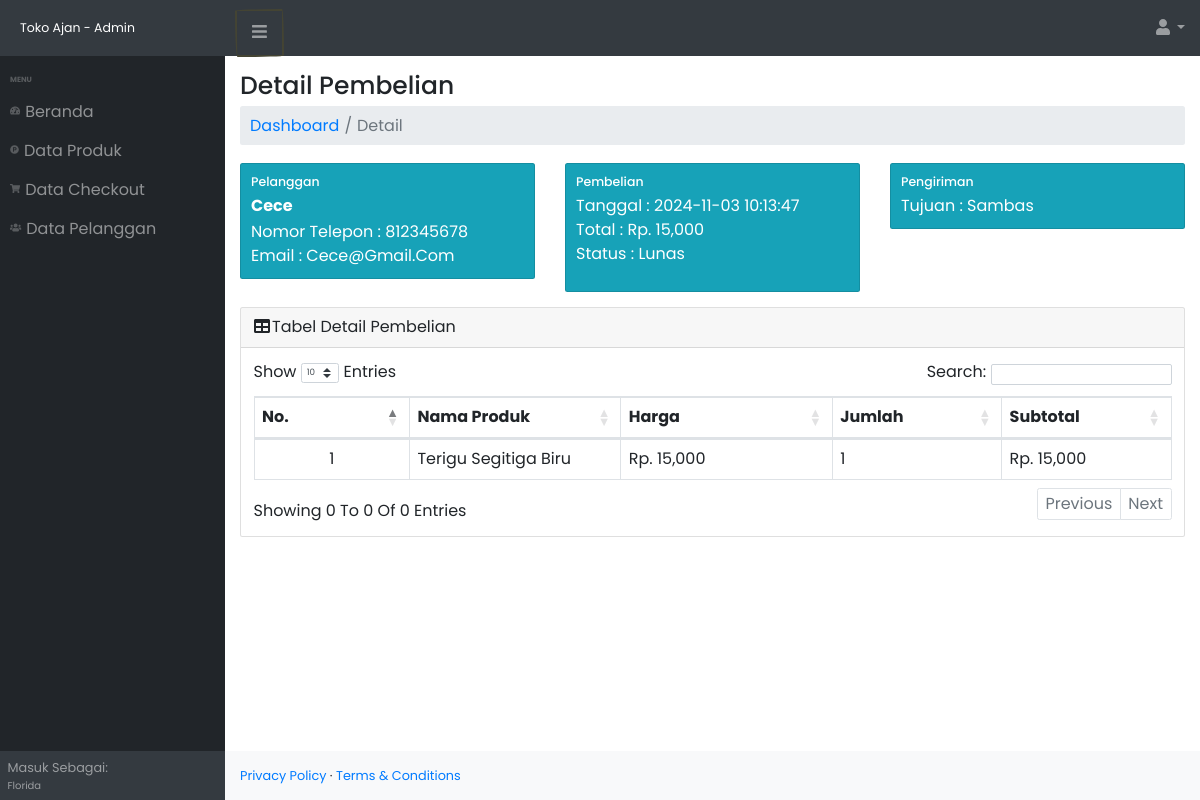
Page /admin/dist/index.php?halaman=detail&id=20 (signed in) on the committed database.
### tables this page shows
CREATE TABLE `pembelian_barang` (
  `id_pembelian` int(11) NOT NULL,
  `id_pelanggan` int(20) NOT NULL,
  `nama` text NOT NULL,
  `tanggal_pembelian` datetime NOT NULL,
  `alamat` text NOT NULL,
  `no_telp` varchar(20) NOT NULL,
  `total_harga` int(15) NOT NULL,
  `status_pembelian` varchar(100) NOT NULL DEFAULT 'Pending'
);

CREATE TABLE `pelanggan` (
  `id_pelanggan` int(11) NOT NULL,
  `Nama` varchar(30) NOT NULL,
  `username` char(10) NOT NULL,
  `password` varchar(20) NOT NULL,
  `no_hp` int(20) NOT NULL,
  `email` varchar(100) NOT NULL,
  `alamat` text NOT NULL
);

CREATE TABLE `checkout` (
  `id_pembelian_produk` int(11) NOT NULL,
  `id_pembelian` int(11) NOT NULL,
  `id_produk` int(11) NOT NULL,
  `nama` varchar(200) NOT NULL,
  `harga_produk` int(11) NOT NULL,
  `jumlah` int(11) NOT NULL,
  `sub_harga` int(11) NOT NULL,
  `deskripsi` text NOT NULL,
  `foto_produk` varchar(100) NOT NULL
);

CREATE TABLE `produk` (
  `id_produk` int(11) NOT NULL,
  `nama_produk` varchar(200) NOT NULL,
  `harga_produk` int(11) NOT NULL,
  `deskripsi` text NOT NULL,
  `foto_produk` varchar(100) NOT NULL
);

### admin/dist/functions.php (called while the page is built, shortened)
<?php
$conn = mysqli_connect("localhost", "root", "", "ajan");
function query($query)
{
    global $conn;
    $result = mysqli_query($conn, $query);
    $rows = [];
    while ($row = mysqli_fetch_assoc($result)) {
        $rows[] = $row;
    }
    return $rows;
}

### admin/dist/detail.php (the view, shortened to what this page needs)
<?php
$id = $_GET['id'];
$detail = query("SELECT * FROM pembelian_barang JOIN pelanggan ON pembelian_barang.id_pelanggan=pelanggan.id_pelanggan
        WHERE pembelian_barang.id_pembelian = '$id'");
$detailPembelianProduk = query("SELECT * FROM checkout JOIN produk ON checkout.id_produk=produk.id_produk
                        WHERE checkout.id_pembelian ='$id'");
?>
<html lang="en">
<head>
</head>
<link rel="stylesheet" href="style.css" type="text/css">
<body>
    <div class="container-fluid">
        <h1 class="mt-4">Detail Pembelian</h1>
        <ol class="breadcrumb mb-1">
            <li class="breadcrumb-item"><a href="index.php">Dashboard</a></li>
            <li class="breadcrumb-item active">Detail</li>
        </ol>
        <br>
        <div class="row">
            <div class="col-md-4">
                <div class="card bg-info text-white">
                    <div class="p-md-3">
                        <h5>Pelanggan</h5>
                        <div class="mb-1">
                            <strong><?= $detail[0]['Nama']; ?></strong>
                        </div>
                        Nomor Telepon : <?= $detail[0]["no_telp"]; ?> <br>
                        Email : <?= $detail[0]["email"]; ?>
                    </div>
                </div>
            </div>
            <div class="col-md-4">
                <div class="card bg-info text-white">
                    <div class="p-md-3">
                        <h5>Pembelian</h5>
                        <div class="mt-1 mb-4">
                            Tanggal : <?= $detail[0]["tanggal_pembelian"]; ?> <br>
                            Total : Rp. <?= number_format($detail[0]["total_harga"]); ?> <br>
                            Status : <?= $detail[0]['status_pembelian']; ?>
                        </div>
                    </div>
                </div>
            </div>
            <div class="col-md-4">
                <div class="card bg-info text-white">
                    <div class="p-md-3">
                        <h5>Pengiriman</h5>
                        Tujuan : <?= $detail[0]["alamat"]; ?>
                    </div>
                </div>
            </div>
        </div>
        <div class="card mb-4 mt-4">
            <div class="card-header">
                Tabel Detail Pembelian
            </div>
            <div class="card-body">
                <div class="table-responsive">
                    <div id="offline_wrapper" class="dataTables_wrapper dt-bootstrap4 no-footer">
                        <div class="row">
                            <div class="col-sm-12 col-md-6">
                                <div class="dataTables_length" id="offline_length"><label>Show <select name="offline_length" aria-controls="offline" class="custom-select custom-select-sm form-control form-control-sm">
                                            <option value="10">10</option>
                                        </select> entries</label></div>
                            </div>
                            <div class="col-sm-12 col-md-6">
                                <div id="offline_filter" class="dataTables_filter"><label>Search:<input type="search" class="form-control form-control-sm" placeholder="" aria-controls="offline"></label></div>
                            </div>
                        </div>
                        <div class="row">
                            <div class="col-sm-12">
                                <table class="table table-bordered dataTable no-footer" id="offline" role="grid" aria-describedby="offline_info" style="width: 100%;" width="100%" cellspacing="0">
                                    <thead>
                                        <tr class="text-center" role="row">
                                            <th class="sorting_asc" tabindex="0" aria-controls="offline" rowspan="1" colspan="1" style="width: 99px;" aria-sort="ascending" aria-label="No: activate to sort column descending">No.
                                            </th>
                                            <th class="sorting" tabindex="0" aria-controls="offline" rowspan="1" colspan="1" style="width: 147px;" aria-label="Nama: activate to sort column ascending">
                                                Nama Produk</th>
                                            <th class="sorting" tabindex="0" aria-controls="offline" rowspan="1" colspan="1" style="width: 147px;" aria-label="Nama: activate to sort column ascending">
                                                Harga</th>
                                            <th class="sorting" tabindex="0" aria-controls="offline" rowspan="1" colspan="1" style="width: 111px;" aria-label="NIK: activate to sort column ascending">Jumlah
                                            </th>
                                            <th class="sorting" tabindex="0" aria-controls="offline" rowspan="1" colspan="1" style="width: 111px;" aria-label="NIK: activate to sort column ascending">Subtotal
                                            </th>
                                        </tr>
                                    </thead>
                                    <tbody>
                                        <?php $nomor = 1; ?>
                                        <?php foreach ($detailPembelianProduk as $detailPembelian) : ?>
                                            <tr>
                                                <td class="text-xl-center"><?= $nomor; ?></td>
                                                <td><?= $detailPembelian['nama_produk']; ?></td>
                                                <td>Rp. <?= number_format($detailPembelian['harga_produk']); ?></td>
                                                <td><?= $detailPembelian['jumlah']; ?></td>
                                                <td>Rp. <?= number_format($detailPembelian['harga_produk'] * $detailPembelian['jumlah']); ?></td>
                                            </tr>
                                            <?php $nomor++; ?>
                                        <?php endforeach; ?>
                                    </tbody>
                                </table>
                            </div>
                        </div>
                        <div class="row">
                            <div class="col-sm-12 col-md-5">
                                <div class="dataTables_info" id="offline_info" role="status" aria-live="polite">Showing 0 to 0 of 0 entries</div>
                            </div>
                            <div class="col-sm-12 col-md-7">
                                <div class="dataTables_paginate paging_simple_numbers" id="offline_paginate">
                                    <ul class="pagination">
                                        <li class="paginate_button page-item previous disabled" id="offline_previous"><a href="#" aria-controls="offline" data-dt-idx="0" tabindex="0" class="page-link">Previous</a></li>
                                        <li class="paginate_button page-item next disabled" id="offline_next"><a href="#" aria-controls="offline" data-dt-idx="1" tabindex="0" class="page-link">Next</a>
                                        </li>
                                    </ul>
                                </div>
                            </div>
                        </div>
                    </div>
                </div>
            </div>
        </div>
    </div>
</body>
</html>

### css/style.css (style rules this page uses)
:root { --main-color: #443; --border-radius: 95% 4% 97% 5% / 4% 94% 3% 95%; --border-radius-hover: 4% 95% 6% 95% / 95% 4% 92% 5%; --border: 0.2rem solid var(--main-color); --border-hover: 0.2rem dashed var(--main-color); }
* { font-family: "Poppins", sans-serif; margin: 0; padding: 0; box-sizing: border-box; outline: none; border: none; text-decoration: none; text-transform: capitalize; transition: all 0.2s linear; }
html { font-size: 62.5%; overflow-x: hidden; scroll-padding-top: 7rem; scroll-behavior: smooth; }

### rows in the picture
pembelian_barang: id_pelanggan.Nama "Cece", no_telp "812345678", id_pelanggan.email "Cece@gmail.com", tanggal_pembelian "2024-11-03 10:13:47", total_harga "15,000", status_pembelian "Lunas", id_pelanggan.alamat "Sambas"
checkout: id_produk.nama_produk "Terigu Segitiga Biru", id_produk.harga_produk "15,000", jumlah "1", $detailPembelian['harga_produk'] * $detailPembelian['jumlah'] "15,000"

### other values in the picture
$nama "Florida"
